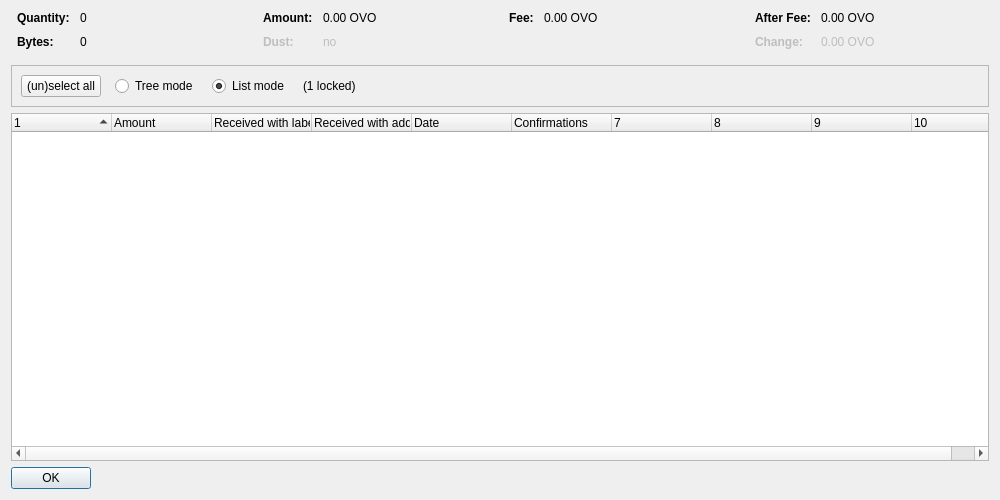
<?xml version="1.0" encoding="UTF-8"?>
<ui version="4.0">
 <class>CoinControlDialog</class>
 <widget class="QDialog" name="CoinControlDialog">
  <property name="geometry">
   <rect>
    <x>0</x>
    <y>0</y>
    <width>1000</width>
    <height>500</height>
   </rect>
  </property>
  <property name="windowTitle">
   <string>Coin Selection</string>
  </property>
  <layout class="QVBoxLayout" name="verticalLayout">
   <item>
    <layout class="QHBoxLayout" name="horizontalLayoutTop" stretch="0,0,0,0">
     <property name="topMargin">
      <number>0</number>
     </property>
     <property name="bottomMargin">
      <number>10</number>
     </property>
     <item>
      <layout class="QFormLayout" name="formLayoutCoinControl1">
       <property name="horizontalSpacing">
        <number>10</number>
       </property>
       <property name="verticalSpacing">
        <number>10</number>
       </property>
       <property name="leftMargin">
        <number>6</number>
       </property>
       <property name="rightMargin">
        <number>6</number>
       </property>
       <item row="0" column="0">
        <widget class="QLabel" name="labelCoinControlQuantityText">
         <property name="font">
          <font>
           <weight>75</weight>
           <bold>true</bold>
          </font>
         </property>
         <property name="text">
          <string>Quantity:</string>
         </property>
        </widget>
       </item>
       <item row="0" column="1">
        <widget class="QLabel" name="labelCoinControlQuantity">
         <property name="cursor">
          <cursorShape>IBeamCursor</cursorShape>
         </property>
         <property name="contextMenuPolicy">
          <enum>Qt::ActionsContextMenu</enum>
         </property>
         <property name="text">
          <string notr="true">0</string>
         </property>
         <property name="textInteractionFlags">
          <set>Qt::LinksAccessibleByMouse|Qt::TextSelectableByKeyboard|Qt::TextSelectableByMouse</set>
         </property>
        </widget>
       </item>
       <item row="1" column="0">
        <widget class="QLabel" name="labelCoinControlBytesText">
         <property name="font">
          <font>
           <weight>75</weight>
           <bold>true</bold>
          </font>
         </property>
         <property name="text">
          <string>Bytes:</string>
         </property>
        </widget>
       </item>
       <item row="1" column="1">
        <widget class="QLabel" name="labelCoinControlBytes">
         <property name="cursor">
          <cursorShape>IBeamCursor</cursorShape>
         </property>
         <property name="contextMenuPolicy">
          <enum>Qt::ActionsContextMenu</enum>
         </property>
         <property name="text">
          <string notr="true">0</string>
         </property>
         <property name="textInteractionFlags">
          <set>Qt::LinksAccessibleByMouse|Qt::TextSelectableByKeyboard|Qt::TextSelectableByMouse</set>
         </property>
        </widget>
       </item>
      </layout>
     </item>
     <item>
      <layout class="QFormLayout" name="formLayoutCoinControl2">
       <property name="horizontalSpacing">
        <number>10</number>
       </property>
       <property name="verticalSpacing">
        <number>10</number>
       </property>
       <property name="leftMargin">
        <number>6</number>
       </property>
       <property name="rightMargin">
        <number>6</number>
       </property>
       <item row="0" column="0">
        <widget class="QLabel" name="labelCoinControlAmountText">
         <property name="font">
          <font>
           <weight>75</weight>
           <bold>true</bold>
          </font>
         </property>
         <property name="text">
          <string>Amount:</string>
         </property>
        </widget>
       </item>
       <item row="0" column="1">
        <widget class="QLabel" name="labelCoinControlAmount">
         <property name="cursor">
          <cursorShape>IBeamCursor</cursorShape>
         </property>
         <property name="contextMenuPolicy">
          <enum>Qt::ActionsContextMenu</enum>
         </property>
         <property name="text">
          <string notr="true">0.00 OVO</string>
         </property>
         <property name="textInteractionFlags">
          <set>Qt::LinksAccessibleByMouse|Qt::TextSelectableByKeyboard|Qt::TextSelectableByMouse</set>
         </property>
        </widget>
       </item>
       <item row="1" column="0">
        <widget class="QLabel" name="labelCoinControlLowOutputText">
         <property name="enabled">
          <bool>false</bool>
         </property>
         <property name="font">
          <font>
           <weight>75</weight>
           <bold>true</bold>
          </font>
         </property>
         <property name="text">
          <string>Dust:</string>
         </property>
        </widget>
       </item>
       <item row="1" column="1">
        <widget class="QLabel" name="labelCoinControlLowOutput">
         <property name="enabled">
          <bool>false</bool>
         </property>
         <property name="cursor">
          <cursorShape>IBeamCursor</cursorShape>
         </property>
         <property name="contextMenuPolicy">
          <enum>Qt::ActionsContextMenu</enum>
         </property>
         <property name="text">
          <string notr="true">no</string>
         </property>
         <property name="textInteractionFlags">
          <set>Qt::LinksAccessibleByMouse|Qt::TextSelectableByKeyboard|Qt::TextSelectableByMouse</set>
         </property>
        </widget>
       </item>
      </layout>
     </item>
     <item>
      <layout class="QFormLayout" name="formLayoutCoinControl3">
       <property name="horizontalSpacing">
        <number>10</number>
       </property>
       <property name="verticalSpacing">
        <number>10</number>
       </property>
       <property name="leftMargin">
        <number>6</number>
       </property>
       <property name="rightMargin">
        <number>6</number>
       </property>
       <item row="0" column="0">
        <widget class="QLabel" name="labelCoinControlFeeText">
         <property name="font">
          <font>
           <weight>75</weight>
           <bold>true</bold>
          </font>
         </property>
         <property name="text">
          <string>Fee:</string>
         </property>
        </widget>
       </item>
       <item row="0" column="1">
        <widget class="QLabel" name="labelCoinControlFee">
         <property name="cursor">
          <cursorShape>IBeamCursor</cursorShape>
         </property>
         <property name="contextMenuPolicy">
          <enum>Qt::ActionsContextMenu</enum>
         </property>
         <property name="text">
          <string notr="true">0.00 OVO</string>
         </property>
         <property name="textInteractionFlags">
          <set>Qt::LinksAccessibleByMouse|Qt::TextSelectableByKeyboard|Qt::TextSelectableByMouse</set>
         </property>
        </widget>
       </item>
      </layout>
     </item>
     <item>
      <layout class="QFormLayout" name="formLayoutCoinControl4">
       <property name="horizontalSpacing">
        <number>10</number>
       </property>
       <property name="verticalSpacing">
        <number>10</number>
       </property>
       <property name="leftMargin">
        <number>6</number>
       </property>
       <property name="rightMargin">
        <number>6</number>
       </property>
       <item row="0" column="0">
        <widget class="QLabel" name="labelCoinControlAfterFeeText">
         <property name="font">
          <font>
           <weight>75</weight>
           <bold>true</bold>
          </font>
         </property>
         <property name="text">
          <string>After Fee:</string>
         </property>
        </widget>
       </item>
       <item row="0" column="1">
        <widget class="QLabel" name="labelCoinControlAfterFee">
         <property name="cursor">
          <cursorShape>IBeamCursor</cursorShape>
         </property>
         <property name="contextMenuPolicy">
          <enum>Qt::ActionsContextMenu</enum>
         </property>
         <property name="text">
          <string notr="true">0.00 OVO</string>
         </property>
         <property name="textInteractionFlags">
          <set>Qt::LinksAccessibleByMouse|Qt::TextSelectableByKeyboard|Qt::TextSelectableByMouse</set>
         </property>
        </widget>
       </item>
       <item row="1" column="0">
        <widget class="QLabel" name="labelCoinControlChangeText">
         <property name="enabled">
          <bool>false</bool>
         </property>
         <property name="font">
          <font>
           <weight>75</weight>
           <bold>true</bold>
          </font>
         </property>
         <property name="text">
          <string>Change:</string>
         </property>
        </widget>
       </item>
       <item row="1" column="1">
        <widget class="QLabel" name="labelCoinControlChange">
         <property name="enabled">
          <bool>false</bool>
         </property>
         <property name="cursor">
          <cursorShape>IBeamCursor</cursorShape>
         </property>
         <property name="contextMenuPolicy">
          <enum>Qt::ActionsContextMenu</enum>
         </property>
         <property name="text">
          <string notr="true">0.00 OVO</string>
         </property>
         <property name="textInteractionFlags">
          <set>Qt::LinksAccessibleByMouse|Qt::TextSelectableByKeyboard|Qt::TextSelectableByMouse</set>
         </property>
        </widget>
       </item>
      </layout>
     </item>
    </layout>
   </item>
   <item>
    <widget class="QFrame" name="frame">
     <property name="minimumSize">
      <size>
       <width>0</width>
       <height>40</height>
      </size>
     </property>
     <property name="frameShape">
      <enum>QFrame::StyledPanel</enum>
     </property>
     <property name="frameShadow">
      <enum>QFrame::Sunken</enum>
     </property>
     <layout class="QHBoxLayout" name="horizontalLayout">
      <item>
       <layout class="QHBoxLayout" name="horizontalLayoutPanel" stretch="0,0,0,0,0">
        <property name="spacing">
         <number>14</number>
        </property>
        <item>
         <widget class="QPushButton" name="pushButtonSelectAll">
          <property name="sizePolicy">
           <sizepolicy hsizetype="Maximum" vsizetype="Fixed">
            <horstretch>0</horstretch>
            <verstretch>0</verstretch>
           </sizepolicy>
          </property>
          <property name="text">
           <string>(un)select all</string>
          </property>
          <property name="autoDefault">
           <bool>false</bool>
          </property>
         </widget>
        </item>
        <item>
         <widget class="QRadioButton" name="radioTreeMode">
          <property name="sizePolicy">
           <sizepolicy hsizetype="Maximum" vsizetype="Fixed">
            <horstretch>0</horstretch>
            <verstretch>0</verstretch>
           </sizepolicy>
          </property>
          <property name="text">
           <string>Tree mode</string>
          </property>
         </widget>
        </item>
        <item>
         <widget class="QRadioButton" name="radioListMode">
          <property name="sizePolicy">
           <sizepolicy hsizetype="Maximum" vsizetype="Fixed">
            <horstretch>0</horstretch>
            <verstretch>0</verstretch>
           </sizepolicy>
          </property>
          <property name="text">
           <string>List mode</string>
          </property>
          <property name="checked">
           <bool>true</bool>
          </property>
         </widget>
        </item>
        <item>
         <widget class="QLabel" name="labelLocked">
          <property name="text">
           <string notr="true">(1 locked)</string>
          </property>
         </widget>
        </item>
        <item>
         <spacer name="horizontalSpacer">
          <property name="orientation">
           <enum>Qt::Horizontal</enum>
          </property>
          <property name="sizeHint" stdset="0">
           <size>
            <width>40</width>
            <height>20</height>
           </size>
          </property>
         </spacer>
        </item>
       </layout>
      </item>
     </layout>
    </widget>
   </item>
   <item>
    <widget class="CoinControlTreeWidget" name="treeWidget">
     <property name="contextMenuPolicy">
      <enum>Qt::CustomContextMenu</enum>
     </property>
     <property name="sortingEnabled">
      <bool>false</bool>
     </property>
     <property name="columnCount">
      <number>10</number>
     </property>
     <attribute name="headerShowSortIndicator" stdset="0">
      <bool>true</bool>
     </attribute>
     <attribute name="headerStretchLastSection">
      <bool>false</bool>
     </attribute>
     <column>
      <property name="text">
       <string/>
      </property>
     </column>
     <column>
      <property name="text">
       <string>Amount</string>
      </property>
     </column>
     <column>
      <property name="text">
       <string>Received with label</string>
      </property>
     </column>
     <column>
      <property name="text">
       <string>Received with address</string>
      </property>
     </column>
     <column>
      <property name="text">
       <string>Date</string>
      </property>
     </column>
     <column>
      <property name="text">
       <string>Confirmations</string>
      </property>
      <property name="toolTip">
       <string>Confirmed</string>
      </property>
     </column>
     <column>
      <property name="text">
       <string/>
      </property>
     </column>
     <column>
      <property name="text">
       <string/>
      </property>
     </column>
     <column>
      <property name="text">
       <string/>
      </property>
     </column>
     <column>
      <property name="text">
       <string/>
      </property>
     </column>
    </widget>
   </item>
   <item>
    <widget class="QDialogButtonBox" name="buttonBox">
     <property name="sizePolicy">
      <sizepolicy hsizetype="Maximum" vsizetype="Fixed">
       <horstretch>0</horstretch>
       <verstretch>0</verstretch>
      </sizepolicy>
     </property>
     <property name="orientation">
      <enum>Qt::Horizontal</enum>
     </property>
     <property name="standardButtons">
      <set>QDialogButtonBox::Ok</set>
     </property>
    </widget>
   </item>
  </layout>
 </widget>
 <customwidgets>
  <customwidget>
   <class>CoinControlTreeWidget</class>
   <extends>QTreeWidget</extends>
   <header>coincontroltreewidget.h</header>
  </customwidget>
 </customwidgets>
 <resources/>
 <connections/>
</ui>
